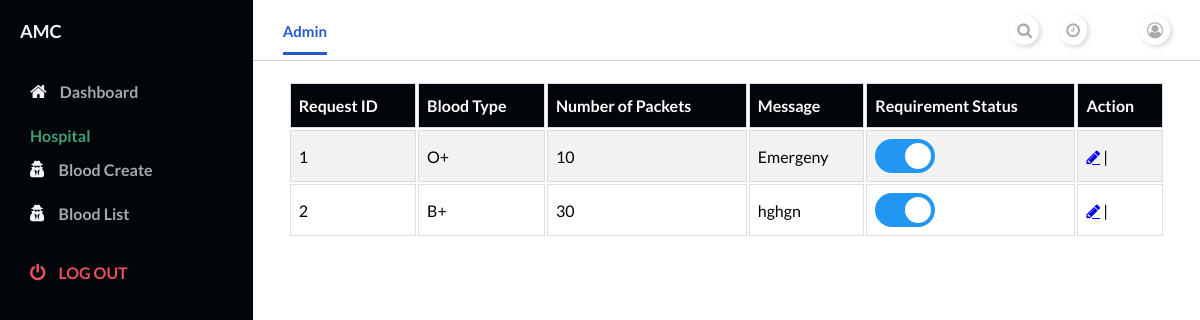
Before: /bloodbank/dashboard/bloodlist (signed in) with the older database file.
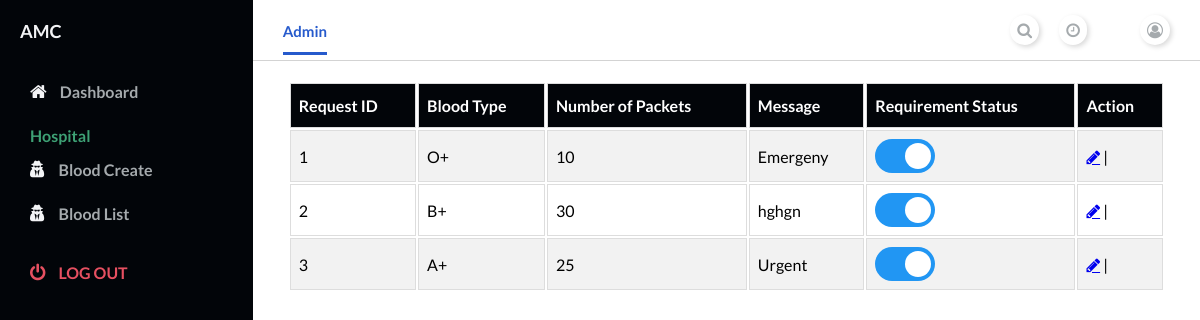
After: the same page with the newer database file.
### bloodbank/models.py (models this page shows, shortened)
class BloodOrderModel(models.Model):
    STATUS_CHOICES = (
    ("A+", "A+"),
    ("A-", "A-"),
    ("B+", "B+"),
    ("B+", "B-"),
    ("AB+","AB+"),
    ("AB-","AB-"),
    ("O+","O+"),
    ("O-","O-")
)
    blooduser = models.ForeignKey(User, on_delete=models.CASCADE,
                               related_name='blooduser')
    bloodtype=models.CharField(blank=True,null=True,choices=STATUS_CHOICES,max_length=10)
    required=models.IntegerField(null=True,blank=True)
    message=models.TextField(blank=True,null=True,default="")
    status=models.BooleanField(default=False)

### bloodbank/views.py (the view)
# urls.py: path('bloodlist', BloodListView, name='blood-list'),
@login_required
def BloodListView(request):
    bloods=BloodOrderModel.objects.filter(blooduser=request.user).order_by('-status')
    return render(request,"bloodbank/bloodlist.html",{"bloods":bloods})

### templates/bloodbank/bloodlist.html (shortened to what this page needs)
{% extends 'bloodbank/home.html' %}
{% load static %}
{% block content %}
<main>
    <div class="main__container">
<table id="doctor">
    <tr>
      <th>Request ID</th>
      <th>Blood Type</th>
      <th>Number of Packets</th>
      <th>Message</th>
      <th>Requirement Status</th>
      <th colspan="2">Action</th>
    </tr>
    {% for b in bloods %}
    <tr>
      <td>{{b.id}}</td>
      <td>{{b.bloodtype}}</td>
      <td>{{b.required}}</td>
      <td>{{b.message}}</td>
      <td>
        <label class="switch">
        <span class="slider round"></span>
          </label>
    </td>
    <td>
        <a class="fa fa-pencil"  href="{% url 'bloodbank:blood-edit' pk=b.id %}" ></a> |
    </td>
    </tr>
        {% endfor %}
      </table>
    </div>
  </main>
{% endblock %}

Changed rows visible on the page:
added BloodOrderModel: id "3", bloodtype "A+", required "25", message "Urgent"
